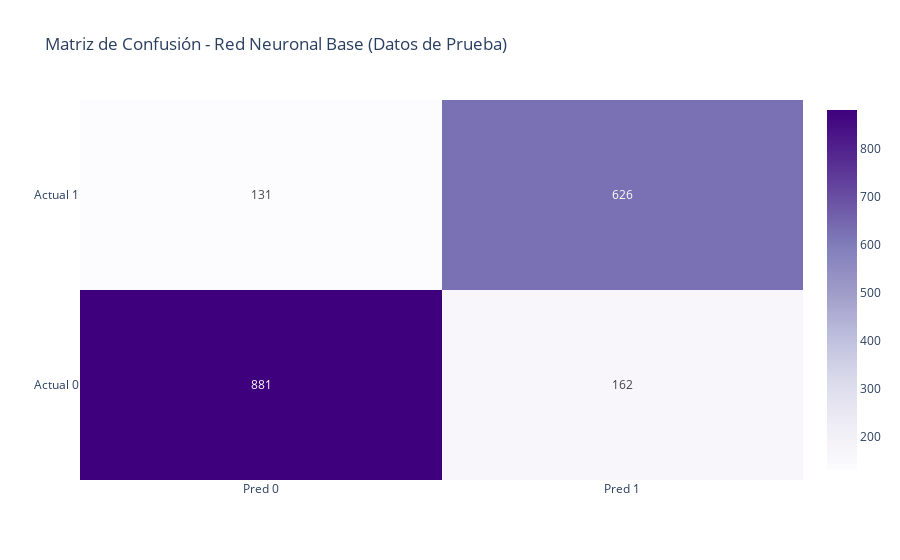

Notebook cell for this chart:
### Markdown cell above
### Evaluacion en datos de prueba

### Code cell
y_test_pred_final = final_model.predict(X_test)
cm_final = confusion_matrix(y_test, y_test_pred_final)

fig = go.Figure(
    data=go.Heatmap(
        z=cm_final,
        x=["Pred 0", "Pred 1"],
        y=["Actual 0", "Actual 1"],
        colorscale="Purples",
        showscale=True,
        text=cm_final,
        texttemplate="%{text}",
    )
)
fig.update_layout(
    title=f"Matriz de Confusión - {best_model_name} (Datos de Prueba)",
    template="plotly_white",
)
fig.show()

print(f"\nReporte de Clasificacion - {best_model_name} (Datos de Prueba Finales):")
print(classification_report(y_test, y_test_pred_final))
print(
    f"Exactitud - {best_model_name} (Datos de Prueba Finales):",
    accuracy_score(y_test, y_test_pred_final),
)

### Figure 1 — Plotly figure (JSON) as saved in the notebook; plotly's stock layout.template omitted (floating-point values rounded to 4 significant figures)
{"data": [{"colorscale": [[0, "rgb(252,251,253)"], [0.125, "rgb(239,237,245)"], [0.25, "rgb(218,218,235)"], [0.375, "rgb(188,189,220)"], [0.5, "rgb(158,154,200)"], [0.625, "rgb(128,125,186)"], [0.75, "rgb(106,81,163)"], [0.875, "rgb(84,39,143)"], [1, "rgb(63,0,125)"]], "showscale": true, "text": [[881, 162], [131, 626]], "texttemplate": "%{text}", "type": "heatmap", "x": ["Pred 0", "Pred 1"], "y": ["Actual 0", "Actual 1"], "z": [[881, 162], [131, 626]]}], "layout": {"title": {"text": "Matriz de Confusión - Red Neuronal Base (Datos de Prueba)"}}}
